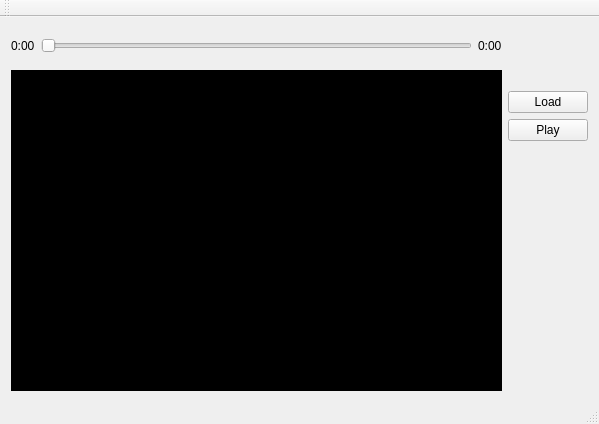
<?xml version="1.0" encoding="UTF-8"?>
<ui version="4.0">
 <class>MainWindow</class>
 <widget class="QMainWindow" name="MainWindow">
  <property name="geometry">
   <rect>
    <x>0</x>
    <y>0</y>
    <width>599</width>
    <height>424</height>
   </rect>
  </property>
  <property name="windowTitle">
   <string>My Player</string>
  </property>
  <widget class="QWidget" name="centralWidget">
   <layout class="QVBoxLayout" name="verticalLayout_2">
    <item>
     <layout class="QGridLayout" name="gridLayout" rowstretch="1" columnstretch="0,0">
      <property name="verticalSpacing">
       <number>6</number>
      </property>
      <item row="0" column="1">
       <layout class="QVBoxLayout" name="verticalLayout_3">
        <item>
         <spacer name="verticalSpacer_2">
          <property name="orientation">
           <enum>Qt::Vertical</enum>
          </property>
          <property name="sizeHint" stdset="0">
           <size>
            <width>20</width>
            <height>40</height>
           </size>
          </property>
         </spacer>
        </item>
        <item>
         <widget class="QPushButton" name="pushButton">
          <property name="text">
           <string>Load</string>
          </property>
         </widget>
        </item>
        <item>
         <widget class="QPushButton" name="pushButton_2">
          <property name="text">
           <string>Play</string>
          </property>
         </widget>
        </item>
        <item>
         <spacer name="verticalSpacer_5">
          <property name="orientation">
           <enum>Qt::Vertical</enum>
          </property>
          <property name="sizeHint" stdset="0">
           <size>
            <width>20</width>
            <height>40</height>
           </size>
          </property>
         </spacer>
        </item>
        <item>
         <spacer name="verticalSpacer_4">
          <property name="orientation">
           <enum>Qt::Vertical</enum>
          </property>
          <property name="sizeHint" stdset="0">
           <size>
            <width>20</width>
            <height>40</height>
           </size>
          </property>
         </spacer>
        </item>
        <item>
         <spacer name="verticalSpacer_3">
          <property name="orientation">
           <enum>Qt::Vertical</enum>
          </property>
          <property name="sizeHint" stdset="0">
           <size>
            <width>20</width>
            <height>40</height>
           </size>
          </property>
         </spacer>
        </item>
        <item>
         <spacer name="verticalSpacer">
          <property name="orientation">
           <enum>Qt::Vertical</enum>
          </property>
          <property name="sizeHint" stdset="0">
           <size>
            <width>20</width>
            <height>40</height>
           </size>
          </property>
         </spacer>
        </item>
       </layout>
      </item>
      <item row="0" column="0">
       <layout class="QVBoxLayout" name="verticalLayout_4" stretch="1,9">
        <item>
         <layout class="QHBoxLayout" name="horizontalLayout">
          <item>
           <widget class="QLabel" name="label_2">
            <property name="text">
             <string>0:00</string>
            </property>
           </widget>
          </item>
          <item>
           <widget class="QSlider" name="horizontalSlider">
            <property name="orientation">
             <enum>Qt::Horizontal</enum>
            </property>
           </widget>
          </item>
          <item>
           <widget class="QLabel" name="label_3">
            <property name="text">
             <string>0:00</string>
            </property>
           </widget>
          </item>
         </layout>
        </item>
        <item>
         <widget class="CQLabel" name="label">
          <property name="styleSheet">
           <string notr="true">background-color: #000
</string>
          </property>
          <property name="text">
           <string/>
          </property>
         </widget>
        </item>
       </layout>
      </item>
     </layout>
    </item>
   </layout>
  </widget>
  <widget class="QMenuBar" name="menuBar">
   <property name="geometry">
    <rect>
     <x>0</x>
     <y>0</y>
     <width>599</width>
     <height>25</height>
    </rect>
   </property>
  </widget>
  <widget class="QToolBar" name="mainToolBar">
   <attribute name="toolBarArea">
    <enum>TopToolBarArea</enum>
   </attribute>
   <attribute name="toolBarBreak">
    <bool>false</bool>
   </attribute>
  </widget>
  <widget class="QStatusBar" name="statusBar"/>
 </widget>
 <layoutdefault spacing="6" margin="11"/>
 <customwidgets>
  <customwidget>
   <class>CQLabel</class>
   <extends>QLabel</extends>
   <header location="global">cqlabel.h</header>
  </customwidget>
 </customwidgets>
 <resources/>
 <connections/>
</ui>
